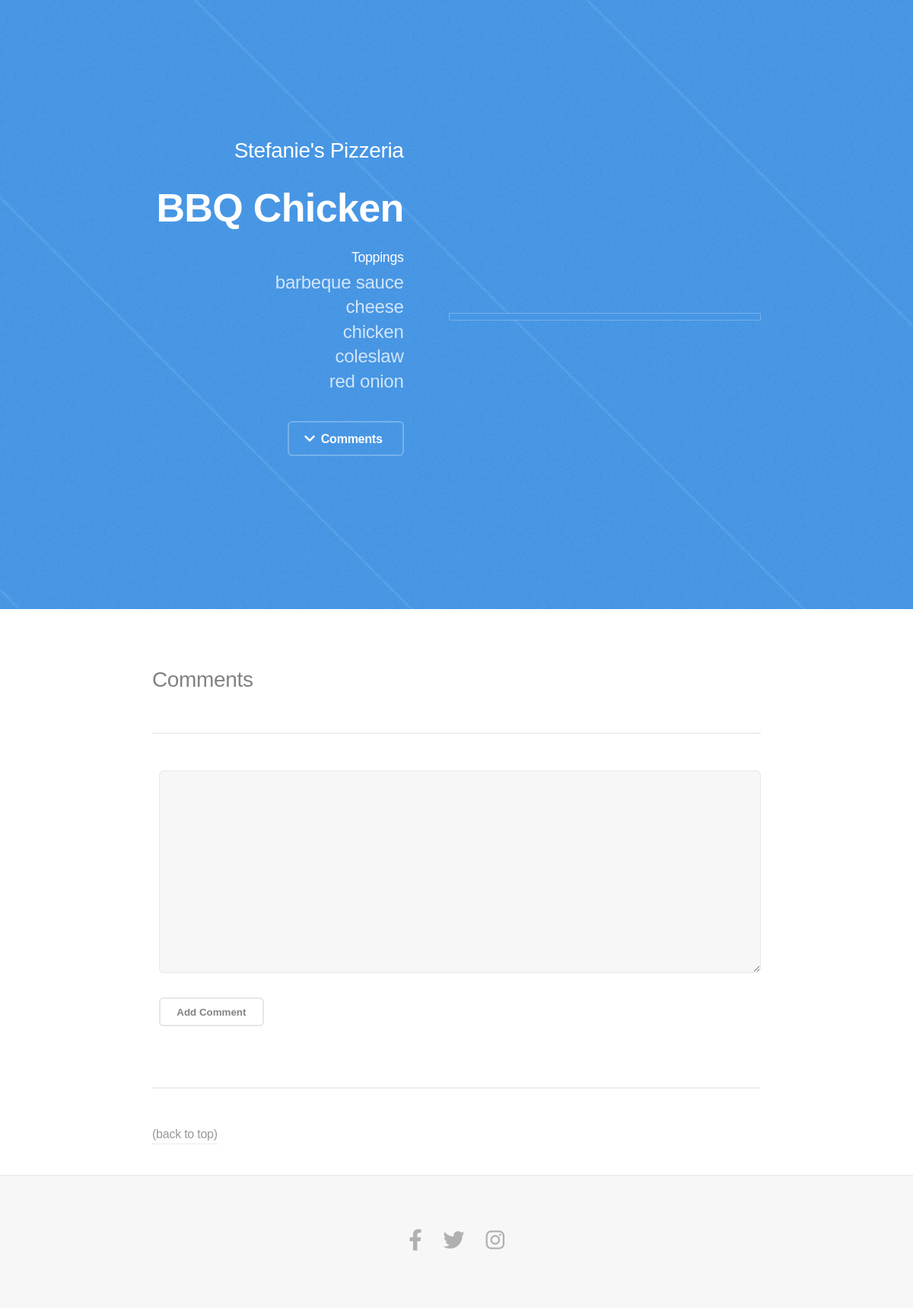
The page /pizzas/6 on the database its author committed.
### pizzas/models.py (models this page shows)
class Pizza(models.Model):
    name = models.CharField(max_length=256)
    data_added = models.DateTimeField(auto_now_add=True)
    def __str__(self):
        return self.name

class Topping(models.Model):
    name = models.CharField(max_length=256)
    pizza = models.ForeignKey(Pizza, on_delete=models.CASCADE)
    date_added = models.DateTimeField(auto_now_add=True)
    def __str__(self):
        return self.name

### pizzas/views.py (the view, shortened to what this page needs)
# urls.py: path("pizzas/<int:pizza_id>", views.pizza, name="pizza"),
def pizza(request, pizza_id):
    pizza = Pizza.objects.get(id=pizza_id)
    toppings = pizza.topping_set.order_by("name")
    comments = pizza.comment_set.order_by("-date_added")
    form = CommentForm()
    context = {"pizza": pizza, "toppings": toppings, "comments": comments, "form": form}
    return render(request, "pizzas/pizza.html", context)

### pizzas/forms.py
class CommentForm(forms.ModelForm):
    class Meta:
        model = Comment
        fields = ["comment"]
        labels = {"comment": ""}
        widgets = {"comment": forms.Textarea(attrs={"cols": 80})}

### pizzas/templates/pizzas/pizza.html (shortened to what this page needs)
{% block content %}
{% load static %}
<!DOCTYPE HTML>
<html>
<head>
	<link rel="stylesheet" href="{% static 'assets/css/main.css' %}" />
</head>
<body class="is-preload">
	<header id="header">
		<div class="content">
			<h2><a href="{% url 'pizzas:index' %}">Stefanie's Pizzeria</a></h2>
			<h1>{{pizza}}</h1>
			<h4>Toppings</h4>
			<p>
				{% for topping in toppings %}
				{{ topping }}<br />
				{% endfor %}
			</p>
			<ul class="actions">
				<li><a href="#two" class="button icon solid fa-chevron-down scrolly">Comments</a></li>
			</ul>
		</div>
	</header>
	<section id="two" class="wrapper">
		<div class="inner alt">
			<h2>Comments</h2>
			<section id="comment-form" class="spotlight">
				<form action="#two" method="post">
					{{ form.as_p }}
					<button name="submit">Add Comment</button>
				</form>
			</section>
			<section class="spotlight">
				<a href="#header" class="scrolly">(back to top)</a>
			</section>
		</div>
	</section>
	<footer id="footer">
		<ul class="icons">
			<li><a href="#" class="icon brands fa-facebook-f"><span class="label">Facebook</span></a></li>
			<li><a href="#" class="icon brands fa-twitter"><span class="label">Twitter</span></a></li>
			<li><a href="#" class="icon brands fa-instagram"><span class="label">Instagram</span></a></li>
		</ul>
	</footer>
</body>
</html>
{% endblock content %}

### rows shown on the page
Pizza: name "BBQ Chicken"
Topping: name "barbeque sauce"
Topping: name "cheese"
Topping: name "chicken"
Topping: name "coleslaw"
Topping: name "red onion"
